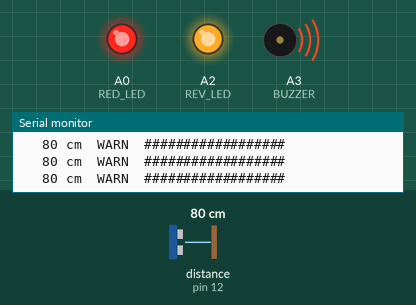
Bench run of a sketch on a simulated Arduino Uno, built with avr-gcc and run on an emulated ATmega328P. Shown: output pins drawn as LEDs (lit = HIGH), buzzer (waves = sounding, pin HIGH), the last lines printed to the serial monitor. Wiring (inferred from the names in the program): ultrasonic range finder: trigger pin 13; echo pin 12. Dashed ring = blinking. The inputs (shaded band) are chosen by the test bench; at power-on: distance to the obstacle (sensor on pin 12) 80 cm. The echo pulse lasts 58.3 µs per cm; pins used as bus, display or sensor lines are not drawn.

Above: at 1.2 s.
1.3 s: distance to the obstacle (sensor on pin 12) set to 23 cm
At 2.0 s:
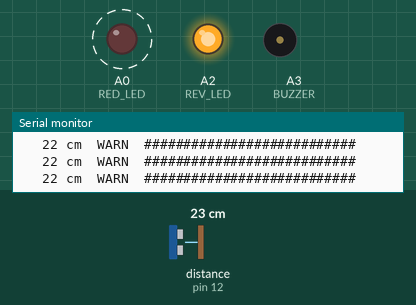
4.3 s: distance to the obstacle (sensor on pin 12) set to 19 cm
At 5.2 s:
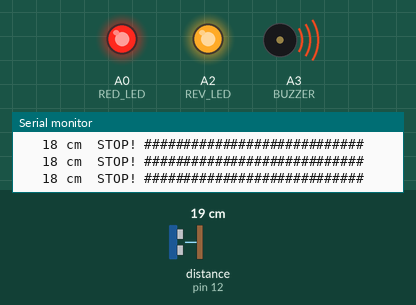
6.3 s: distance to the obstacle (sensor on pin 12) set to 35 cm
At 6.53 s:
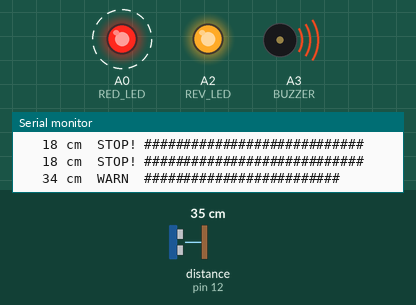
9.3 s: distance to the obstacle (sensor on pin 12) set to 18 cm
Timing chart, 0 to 11.8 s (numbered marks = the images above; inputs shaded):
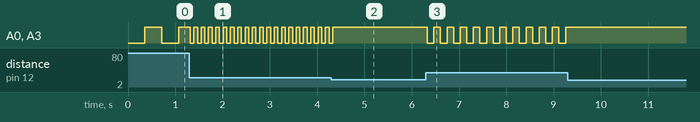

Measured:
- the behaviour switches between 22 and 21 cm on distance to the obstacle (sensor on pin 12) (found by bisection; images 1 and 2)
- after the input at 1.3 s, A0 (RED_LED), A3 (BUZZER): alternates HIGH for 0.08 s and LOW for 0.08 s, starting at once
- after the input at 4.3 s, A0 (RED_LED), A3 (BUZZER): goes on until 4.3 s, then stays HIGH
- after the input at 6.3 s, A0 (RED_LED), A3 (BUZZER): alternates HIGH for 0.14 s and LOW for 0.14 s, starting at once
- after the input at 9.3 s, A0 (RED_LED), A3 (BUZZER): stops changing and stays HIGH

The sketch:

06_parking_alarm_bench.ino
```cpp
// ============================================================================
//  TEST 06 - PARKING ALARM ON THE BENCH  (Arduino UNO only)
//
//  The bridge between the "Learn Arduino" website and our robot car:
//    learn-arduino-red.vercel.app  lesson 7  (Read a sensor)  -> HC-SR04 + pulseIn
//                                  lesson 8  (Make a sound)   -> buzzer
//                                  lesson 16 (Parking sensor) -> zones with comparisons
//  ...rewired on the ROBOT CAR pins, so the same wires stay on the car.
//
//  Wiring (UNO only, no motors, no ESP32-CAM):
//    HC-SR04  VCC -> 5V   GND -> GND   TRIG -> D13   ECHO -> D12
//    Red LED  (alarm)   A0 -> 220 ohm -> LED long leg, short leg -> GND
//    White LED (reverse) A2 -> 220 ohm -> LED long leg, short leg -> GND
//    ACTIVE buzzer      + -> A3,  - -> GND
//
//  Serial Monitor 115200: shows distance, zone and a text "radar bar".
//  Move your hand towards the sensor: beeps get faster, then continuous.
// ============================================================================

const int TRIG = 13, ECHO = 12;          // site lesson 7 used D9 / D10
const int RED_LED = A0, REV_LED = A2, BUZZER = A3;

// Thresholds (same defaults as the car's settings page)
const int WARN_CM = 100;   // beeping starts below this
const int STOP_CM = 20;    // continuous tone below this (the car auto-brakes at 15)

long readCm() {
  digitalWrite(TRIG, LOW);  delayMicroseconds(2);
  digitalWrite(TRIG, HIGH); delayMicroseconds(10);   // 10 us ping (lesson 7)
  digitalWrite(TRIG, LOW);
  long us = pulseIn(ECHO, HIGH, 30000UL);           // timeout 30 ms = ~5 m
  if (us == 0) return 999;                           // no echo = nothing in range
  return us / 58;                                     // 58 us per cm, there and back
}

// Median of 3 readings: ignores one wrong echo (the car firmware does the same)
long readCmFiltered() {
  long a = readCm(); delay(10);
  long b = readCm(); delay(10);
  long c = readCm();
  if (a > b) { long t = a; a = b; b = t; }
  if (b > c) { long t = b; b = c; c = t; }
  if (a > b) { long t = a; a = b; b = t; }
  return b;
}

void setup() {
  Serial.begin(115200);
  pinMode(TRIG, OUTPUT); pinMode(ECHO, INPUT);
  pinMode(RED_LED, OUTPUT); pinMode(REV_LED, OUTPUT); pinMode(BUZZER, OUTPUT);
  digitalWrite(REV_LED, HIGH);           // pretend the car is reversing
  Serial.println(F("\n=== TEST 06 : parking alarm bench ==="));
  Serial.println(F("Move your hand towards the sensor."));
}

unsigned long lastToggle = 0, lastPrint = 0;
bool beepOn = false;

void loop() {
  long cm = readCmFiltered();

  // ---- zones: one comparison each, exactly one is true (lesson 16 idea) ----
  bool safe   = cm >  WARN_CM;
  bool warn   = cm >  STOP_CM && cm <= WARN_CM;
  bool danger = cm <= STOP_CM;

  if (safe) {                                  // quiet
    beepOn = false;
  } else if (danger) {                         // continuous tone + LED on
    beepOn = true;
  } else {                                     // closer = faster beeping
    unsigned long period = map(cm, STOP_CM, WARN_CM, 120, 900);   // ms
    if (millis() - lastToggle >= period / 2) {
      lastToggle = millis();
      beepOn = !beepOn;
    }
  }
  digitalWrite(BUZZER, beepOn);                // active buzzer: HIGH = sound
  digitalWrite(RED_LED, beepOn);               // LED flashes with the beep

  if (millis() - lastPrint >= 200) {           // print 5 times a second
    lastPrint = millis();
    char num[8];
    if (cm >= 999) strcpy(num, "  ---"); else snprintf(num, sizeof num, "%5ld", cm);
    Serial.print(num);
    Serial.print(F(" cm  "));
    Serial.print(safe ? F("SAFE  ") : warn ? F("WARN  ") : F("STOP! "));
    int bar = constrain(map(min(cm, 200L), 0, 200, 30, 0), 0, 30);   // longer bar = closer
    for (int i = 0; i < bar; i++) Serial.print('#');
    Serial.println();
  }
}
```
